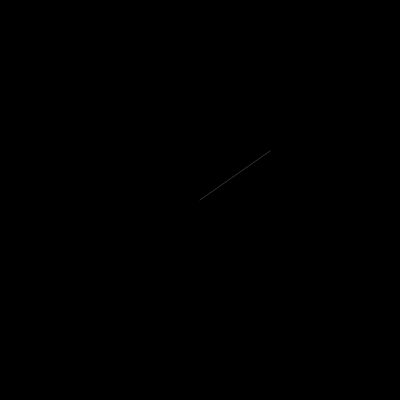
Frame 1 (no input)
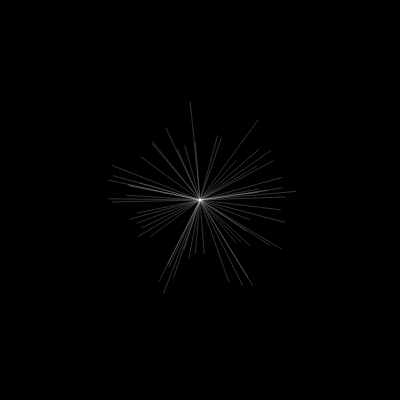
Frame 60 (no input)
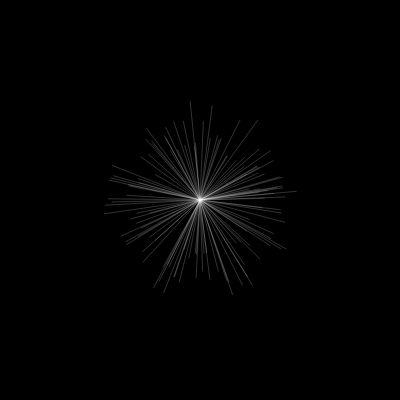
Frame 120 (the mouse pressed at the canvas centre since frame 60)

The p5.js sketch that drew these frames (run headless with seeded random() and noise() and a simulated clock; from frame 60 on, the mouse is pressed at the canvas centre):

// p5.js sketch
// ── sketch.js
function setup() {
  createCanvas(400, 400);
  background(0);
}

function draw() {
  translate(width / 2, height / 2);
  v = p5.Vector.random2D();
  v.mult(random(50,100));
  stroke(255, 50);
  line(0,0, v.x, v.y);
  
}
